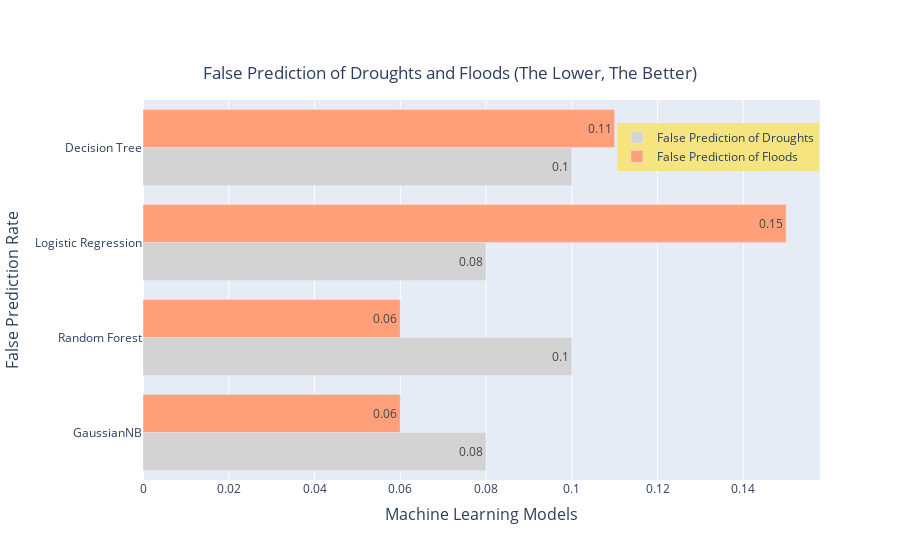

The notebook cell saved with this chart:
### Code cell
fig = go.Figure()
fig.add_trace(go.Bar(x=f_drought_list, y=bar_x, name='False Prediction of Droughts', 
                     marker_color='lightgrey', text=f_drought_list, 
                     textposition='auto', orientation='h'))
fig.add_trace(go.Bar(x=f_flood_list, y=bar_x, name='False Prediction of Floods', 
                     marker_color='lightsalmon', text=f_flood_list, 
                     textposition='auto', orientation='h'))
fig.update_layout(barmode='group', xaxis_tickangle=0)
fig.update_layout({'showlegend':True, 
                   'legend':{'x':0.7, 'y':0.94, 
                             'bgcolor':'rgb(246, 228, 129)'}})
fig.update_xaxes(
        title_text = "Machine Learning Models",
        title_font = {"size": 16},
        title_standoff = 12)
fig.update_yaxes(
        title_text = "False Prediction Rate",
        title_font = {"size": 16},
        title_standoff = 12)
fig.update_layout(title_text="False Prediction of Droughts and Floods (The Lower, The Better)", title_x=0.5, title_y=0.88)
fig.show()

### Figure 1 — Plotly figure (JSON) as saved in the notebook; plotly's stock layout.template omitted (floating-point values rounded to 4 significant figures)
{"data": [{"marker": {"color": "lightgrey"}, "name": "False Prediction of Droughts", "orientation": "h", "text": ["0.08", "0.1", "0.08", "0.1"], "textposition": "auto", "type": "bar", "x": [0.08, 0.1, 0.08, 0.1], "y": ["GaussianNB", "Random Forest", "Logistic Regression", "Decision Tree"]}, {"marker": {"color": "lightsalmon"}, "name": "False Prediction of Floods", "orientation": "h", "text": ["0.06", "0.06", "0.15", "0.11"], "textposition": "auto", "type": "bar", "x": [0.06, 0.06, 0.15, 0.11], "y": ["GaussianNB", "Random Forest", "Logistic Regression", "Decision Tree"]}], "layout": {"barmode": "group", "legend": {"bgcolor": "rgb(246, 228, 129)", "x": 0.7, "y": 0.94}, "showlegend": true, "title": {"text": "False Prediction of Droughts and Floods (The Lower, The Better)", "x": 0.5, "y": 0.88}, "xaxis": {"tickangle": 0, "title": {"font": {"size": 16}, "standoff": 12, "text": "Machine Learning Models"}}, "yaxis": {"title": {"font": {"size": 16}, "standoff": 12, "text": "False Prediction Rate"}}}}
